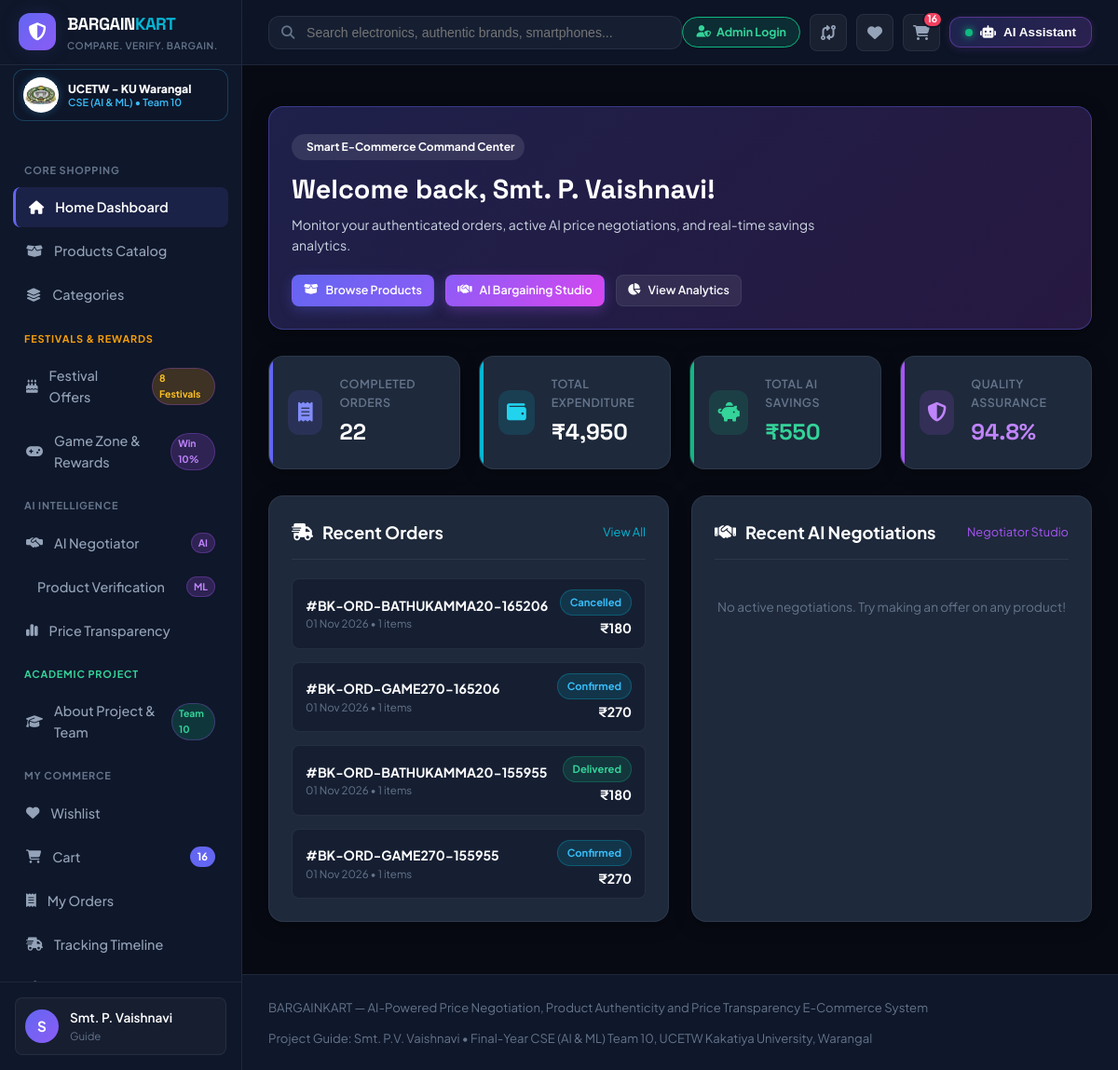
The page /dashboard (signed in) on the database as committed earlier.
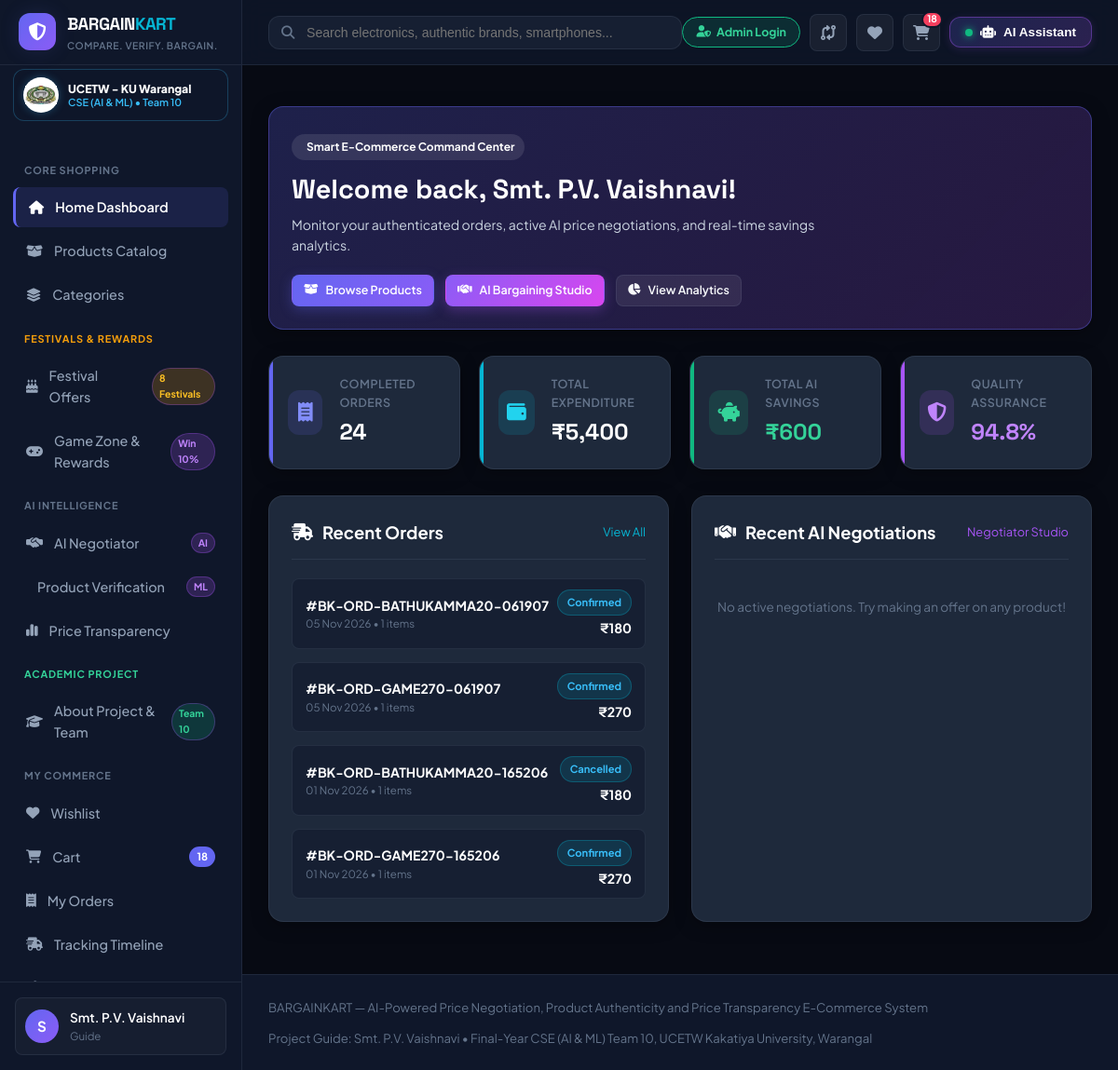
The same page on the database as committed later.
### models/models.py (models this page shows, shortened)
class User(UserMixin, db.Model):
    __tablename__ = 'users'
    id = db.Column(db.Integer, primary_key=True)
    name = db.Column(db.String(120), nullable=False)
    email = db.Column(db.String(150), unique=True, nullable=False, index=True)
    password_hash = db.Column(db.String(255), nullable=False)
    role = db.Column(db.String(20), default='user')  # 'user' or 'admin'
    roll_number = db.Column(db.String(50), nullable=True, index=True)
    designation = db.Column(db.String(100), default='Student')  # 'Project Guide', 'Team 10 AIML Member', etc.
    phone = db.Column(db.String(30), default='+91 98765 43210')
    address = db.Column(db.String(255), default='42 Innovation Tech Park, Bengaluru, Karnataka - 560100')
    created_at = db.Column(db.DateTime, default=lambda: datetime.now(timezone.utc))
    orders = db.relationship('Order', backref='user', lazy=True, cascade='all, delete-orphan')
    wishlist_items = db.relationship('Wishlist', backref='user', lazy=True, cascade='all, delete-orphan')
    cart_items = db.relationship('CartItem', backref='user', lazy=True, cascade='all, delete-orphan')
    negotiations = db.relationship('Negotiation', backref='user', lazy=True)
    authenticity_checks = db.relationship('AuthenticityCheck', backref='user', lazy=True)
    @property
    def is_admin(self):
        return self.role == 'admin'

class Order(db.Model):
    __tablename__ = 'orders'
    id = db.Column(db.Integer, primary_key=True)
    order_number = db.Column(db.String(50), unique=True, nullable=False, index=True)
    user_id = db.Column(db.Integer, db.ForeignKey('users.id'), nullable=False)
    total_amount = db.Column(db.Float, nullable=False)
    original_amount = db.Column(db.Float, nullable=False)
    total_savings = db.Column(db.Float, default=0.0)
    status = db.Column(db.String(50), default='Confirmed')  # 'Confirmed', 'Packed', 'Shipped', 'Out for Delivery', 'Delivered'
    payment_method = db.Column(db.String(50), default='Credit Card (Simulated)')
    shipping_address = db.Column(db.String(255), nullable=False)
    tracking_number = db.Column(db.String(50), nullable=False, index=True)
    created_at = db.Column(db.DateTime, default=lambda: datetime.now(timezone.utc))
    items = db.relationship('OrderItem', backref='order', lazy=True, cascade='all, delete-orphan')
    tracking_events = db.relationship('TrackingEvent', backref='order', lazy=True, cascade='all, delete-orphan', order_by='TrackingEvent.id')

### routes/dashboard.py (the view)
@dashboard_bp.route('/dashboard')
@login_required
def home_dashboard():
    recent_orders = Order.query.filter_by(user_id=current_user.id).order_by(Order.created_at.desc()).limit(4).all()
    wishlist_items = Wishlist.query.filter_by(user_id=current_user.id).limit(4).all()
    recent_negotiations = Negotiation.query.filter_by(user_id=current_user.id).order_by(Negotiation.created_at.desc()).limit(4).all()
    featured_products = Product.query.limit(4).all()
    total_orders = Order.query.filter_by(user_id=current_user.id).count()
    total_spent = sum(o.total_amount for o in Order.query.filter_by(user_id=current_user.id).all())
    total_savings = sum(o.total_savings for o in Order.query.filter_by(user_id=current_user.id).all())
    return render_template(
        'dashboard_home.html',
        recent_orders=recent_orders,
        wishlist_items=wishlist_items,
        recent_negotiations=recent_negotiations,
        featured_products=featured_products,
        total_orders=total_orders,
        total_spent=total_spent,
        total_savings=total_savings
    )

### app.py (called while the page is built)
    @classmethod
    def get_key(cls) -> str:
        return os.environ.get("GEMINI_API_KEY", "") or getattr(Config, "GEMINI_API_KEY", "")

    @classmethod
    def is_active(cls) -> bool:
        k = cls.get_key().strip()
        return bool(k and len(k) > 10 and not k.startswith("your_"))

### models/models.py (called while the page is built)
@login_manager.user_loader
def load_user(user_id):
    return db.session.get(User, int(user_id))

### templates/dashboard_home.html (shortened to what the changed rows need)
{% extends "base.html" %}
{% block content %}
<div class="dashboard-home">
    <div class="card" style="margin-bottom: 28px; background: linear-gradient(135deg, rgba(99, 102, 241, 0.25) 0%, rgba(168, 85, 247, 0.2) 100%); border-color: rgba(99, 102, 241, 0.4);">
        <div style="display: flex; justify-content: space-between; align-items: center; flex-wrap: wrap; gap: 20px;">
            <div>
                <span class="badge" style="background: rgba(255,255,255,0.1); color: #fff; margin-bottom: 8px;">
                     Smart E-Commerce Command Center
                </span>
                <h1 style="font-size: 1.8rem; font-weight: 800; color: #fff; font-family: 'Space Grotesk', sans-serif;">
                    Welcome back, {{ current_user.name }}!
                </h1>
                <p style="font-size: 0.88rem; color: #cbd5e1; margin-top: 4px; max-width: 600px;">
                    Monitor your authenticated orders, active AI price negotiations, and real-time savings analytics.
                </p>
            </div>
        </div>
    </div>
    <div class="kpi-grid">
        <div class="kpi-card kpi-primary">
            <div>
                <div class="kpi-title">Completed Orders</div>
                <div class="kpi-value">{{ total_orders }}</div>
            </div>
        </div>
        <div class="kpi-card kpi-teal">
            <div>
                <div class="kpi-title">Total Expenditure</div>
                <div class="kpi-value">{{ format_inr(total_spent) }}</div>
            </div>
        </div>
        <div class="kpi-card kpi-emerald">
            <div>
                <div class="kpi-title">Total AI Savings</div>
                <div class="kpi-value" style="color: #34d399;">{{ format_inr(total_savings) }}</div>
            </div>
        </div>
    </div>
    <div style="display: grid; grid-template-columns: repeat(auto-fit, minmax(360px, 1fr)); gap: 24px; margin-bottom: 28px;">
        <div class="card">
            {% if recent_orders %}
            <div style="display: flex; flex-direction: column; gap: 14px;">
                {% for ord in recent_orders %}
                <div style="display: flex; justify-content: space-between; align-items: center; padding: 10px 14px; background: rgba(15,23,42,0.5); border-radius: var(--radius-sm); border: 1px solid var(--border-color);">
                    <div>
                        <div style="font-weight: 700; color: #fff; font-size: 0.88rem;">#{{ ord.order_number }}</div>
                        <div style="font-size: 0.72rem; color: var(--text-muted);">{{ ord.created_at.strftime('%d %b %Y') if ord.created_at else '' }} • {{ ord.items|length }} items</div>
                    </div>
                    <div style="text-align: right;">
                        <span class="badge {% if ord.status == 'Delivered' %}badge-low-risk{% else %}badge-savings{% endif %}" style="font-size: 0.7rem;">
                            {{ ord.status }}
                        </span>
                        <div style="font-weight: 700; color: #fff; font-size: 0.88rem; margin-top: 2px;">
                            {{ format_inr(ord.total_amount) }}
                        </div>
                    </div>
                </div>
                {% endfor %}
            </div>
            {% else %}
            <p style="font-size: 0.85rem; color: var(--text-muted); text-align: center; padding: 20px 0;">No past orders found.</p>
            {% endif %}
        </div>
    </div>
</div>
{% endblock %}

### templates/base.html (shortened to what the changed rows need)
<!DOCTYPE html>
<html lang="en">
<head>
    <link rel="stylesheet" href="https://cdnjs.cloudflare.com/ajax/libs/font-awesome/6.5.1/css/all.min.css">
    <link rel="stylesheet" href="{{ url_for('static', filename='css/styles.css') }}">
</head>
<body class="bg-slate-900 text-slate-100 antialiased">
    <div class="app-layout">
        <aside class="app-sidebar" id="appSidebar">
            <nav class="sidebar-nav">
                <a href="{{ url_for('cart.view_cart') }}" class="nav-item {% if request.endpoint == 'cart.view_cart' %}active{% endif %}">
                    <i class="fa-solid fa-cart-shopping"></i>
                    <span>Cart</span>
                    {% if cart_count > 0 %}<span class="badge-count">{{ cart_count }}</span>{% endif %}
                </a>
            </nav>
            <div class="sidebar-footer">
                <div class="user-chip">
                    <div class="avatar-circle">
                        {{ current_user.name[:1] if current_user.is_authenticated else 'G' }}
                    </div>
                    <div class="user-info">
                        <div class="user-name">{{ current_user.name if current_user.is_authenticated else 'Guest Shopper' }}</div>
                        <div class="user-role">{{ current_user.role|capitalize if current_user.is_authenticated else 'Academic Demo' }}</div>
                    </div>
                </div>
            </div>
        </aside>
        <div class="main-wrapper">
            <header class="app-topbar">
                <div class="topbar-right" style="display: flex; align-items: center; gap: 10px;">
                    <a href="{{ url_for('admin.admin_dashboard') if current_user.is_authenticated and current_user.is_admin else url_for('admin.admin_login') }}"
                       class="topbar-admin-btn"
                       style="background: rgba(16, 185, 129, 0.15); border: 1.5px solid #10b981; color: #34d399; font-weight: 700; font-size: 0.78rem; padding: 6px 14px; border-radius: 20px; white-space: nowrap; text-decoration: none; display: flex; align-items: center; gap: 6px;">
                        <i class="fa-solid fa-user-shield"></i>
                        <span>{{ 'Admin Dashboard' if current_user.is_authenticated and current_user.is_admin else 'Admin Login' }}</span>
                    </a>
                    <a href="{{ url_for('cart.view_cart') }}" class="topbar-btn relative" title="Cart">
                        <i class="fa-solid fa-cart-shopping"></i>
                        {% if cart_count > 0 %}<span class="badge-dot" id="cartBadgeCount">{{ cart_count }}</span>{% else %}<span class="badge-dot" id="cartBadgeCount" style="display: none;">0</span>{% endif %}
                    </a>
                </div>
            </header>
            <main class="page-content">
                {% block content %}{% endblock %}
            </main>
        </div>
    </div>
</body>
</html>

Rows that differ between the two databases and show on the page:
no longer on this page (row unchanged): Order: order_number "BK-ORD-BATHUKAMMA20-155955", created_at "01 Nov 2026", items|length "1", status "Delivered", total_amount "₹180"
no longer on this page (row unchanged): Order: order_number "BK-ORD-GAME270-155955", created_at "01 Nov 2026", items|length "1", status "Confirmed", total_amount "₹270"
changed User "Admin Login": name "Smt. P. Vaishnavi" → "Smt. P.V. Vaishnavi"
added Order: order_number "BK-ORD-BATHUKAMMA20-061907", created_at "05 Nov 2026", items|length "1", status "Confirmed", total_amount "₹180"
added Order: order_number "BK-ORD-GAME270-061907", created_at "05 Nov 2026", items|length "1", status "Confirmed", total_amount "₹270"
Other text that changed with them:
{{ cart_count }}: "16" → "18"
{{ total_orders }}: "22" → "24"
text no longer shown: "₹4,950 ₹550"
text now shown: "₹5,400 ₹600"
